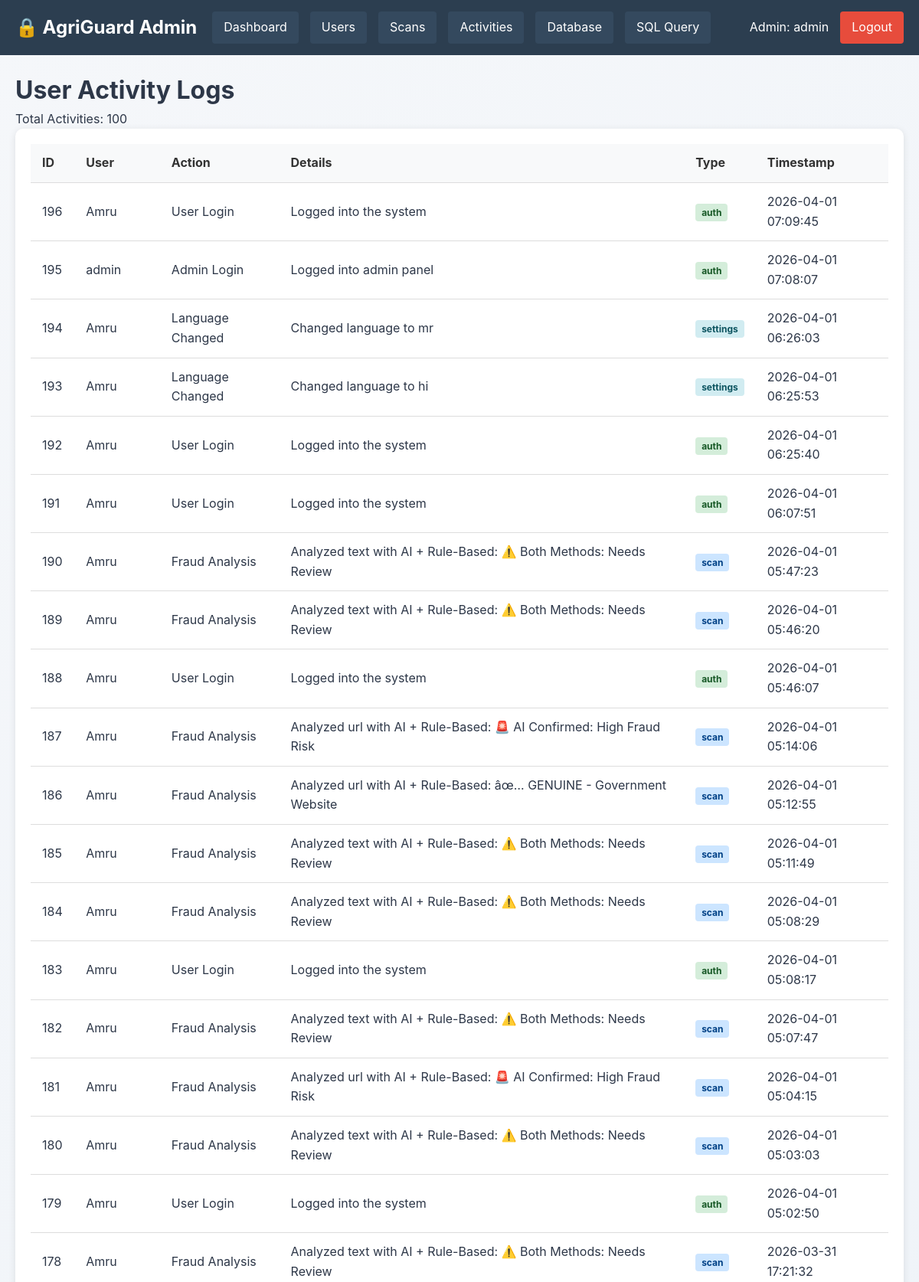
Screenshot of /admin/activities (signed in, upper part) with the database file from the repository.
### tables this page shows
CREATE TABLE user_activity (
                id INTEGER PRIMARY KEY AUTOINCREMENT,
                user_id INTEGER,
                action TEXT,
                details TEXT,
                type TEXT,
                timestamp TIMESTAMP DEFAULT CURRENT_TIMESTAMP,
                FOREIGN KEY (user_id) REFERENCES users(id) ON DELETE CASCADE
            );

CREATE TABLE users(
                id INTEGER PRIMARY KEY AUTOINCREMENT,
                username TEXT UNIQUE NOT NULL,
                email TEXT UNIQUE NOT NULL,
                mobile TEXT UNIQUE NOT NULL,
                password TEXT NOT NULL,
                fullname TEXT,
                location TEXT,
                profile_pic TEXT,
                language TEXT DEFAULT 'en',
                email_notifications BOOLEAN DEFAULT 1,
                account_type TEXT DEFAULT 'standard',
                created_at TIMESTAMP DEFAULT CURRENT_TIMESTAMP,
                reset_token TEXT,
                reset_token_expiry DATETIME
            );

### app.py (the view)
@app.route("/admin/activities")
@admin_required
def admin_activities():
    import sqlite3
    conn = sqlite3.connect("users.db")
    conn.row_factory = sqlite3.Row
    c = conn.cursor()
    c.execute("""
        SELECT a.*, u.username
        FROM user_activity a
        LEFT JOIN users u ON a.user_id = u.id
        ORDER BY a.timestamp DESC
        LIMIT 100
    """)
    activities = []
    for row in c.fetchall():
        activities.append(dict(row))
    conn.close()
    return render_template("admin_activities.html", activities=activities, is_admin=True)

### app.py (called while the page is built)
def admin_required(f):
    @wraps(f)
    def decorated_function(*args, **kwargs):
        if 'user_id' not in session:
            flash("Please login first", "error")
            return redirect(url_for('login_selector'))
        is_admin = (session.get('account_type') == 'admin' or
                   session.get('username') == 'admin')
        if not is_admin:
            flash("Admin access required!", "error")
            return render_template("admin_access.html")
        return f(*args, **kwargs)
    return decorated_function

@app.context_processor
def inject_user():
    is_admin = False
    if 'user_id' in session:
        is_admin = (session.get('account_type') == 'admin' or
                   session.get('username') == 'admin')
    return dict(
        current_user=session.get("username"),
        current_lang=session.get("lang", "en"),
        is_logged_in="user_id" in session,
        is_admin=is_admin,
        current_path=request.path,
        ml_available=ML_AVAILABLE
   )

### templates/admin_activities.html (shortened to what this page needs)
<!DOCTYPE html>
<html lang="en">
<head>
    <link rel="stylesheet" href="{{ url_for('static', filename='css/style.css') }}">
</head>
<body>
    {% include 'admin_navbar.html' %}
    <div class="admin-container">
        <h1>User Activity Logs</h1>
        <p>Total Activities: {{ activities|length }}</p>
        <div class="table-container">
            <table>
                <thead>
                    <tr>
                        <th>ID</th>
                        <th>User</th>
                        <th>Action</th>
                        <th>Details</th>
                        <th>Type</th>
                        <th>Timestamp</th>
                    </tr>
                </thead>
                <tbody>
                    {% for activity in activities %}
                    <tr>
                        <td>{{ activity.id }}</td>
                        <td>{{ activity.username if activity.username else "User #" + activity.user_id|string }}</td>
                        <td>{{ activity.action }}</td>
                        <td>{{ activity.details[:100] }}{% if activity.details|length > 100 %}...{% endif %}</td>
                        <td>
                            <span class="type-badge type-{{ activity.type }}">
                                {{ activity.type }}
                            </span>
                        </td>
                        <td>{{ activity.timestamp }}</td>
                    </tr>
                    {% endfor %}
                </tbody>
            </table>
        </div>
    </div>
</body>
</html>

### static/style.css (style rules this page uses)
* { margin: 0; padding: 0; box-sizing: border-box; }
body { font-family: 'Inter', 'Segoe UI', system-ui, -apple-system, sans-serif; background: linear-gradient(135deg, #f5f7fa 0%, #e4edf5 100%); color: #2d3748; line-height: 1.6; min-height: 100vh; }

### templates/admin_activities.html (style rules this page uses)
.admin-container { padding: 20px; }
.table-container { background: white; border-radius: 10px; padding: 20px; box-shadow: 0 2px 10px rgba(0,0,0,0.1); overflow-x: auto; }
table { width: 100%; border-collapse: collapse; }
th, td { padding: 12px 15px; text-align: left; border-bottom: 1px solid #ddd; }
th { background-color: #f8f9fa; font-weight: bold; color: #333; }
.type-badge { padding: 4px 8px; border-radius: 4px; font-size: 12px; font-weight: bold; }
.type-auth { background-color: #d4edda; color: #155724; }
.type-scan { background-color: #cce5ff; color: #004085; }
.type-settings { background-color: #d1ecf1; color: #0c5460; }

### rows the page displays
user_activity: id "196", username "Amru", action "User Login", details "Logged into the system", type "auth", timestamp "2026-04-01 07:09:45"
user_activity: id "195", username "admin", action "Admin Login", details "Logged into admin panel", type "auth", timestamp "2026-04-01 07:08:07"
user_activity: id "194", username "Amru", action "Language Changed", details "Changed language to mr", type "settings", timestamp "2026-04-01 06:26:03"
user_activity: id "193", username "Amru", action "Language Changed", details "Changed language to hi", type "settings", timestamp "2026-04-01 06:25:53"
user_activity: id "192", username "Amru", action "User Login", details "Logged into the system", type "auth", timestamp "2026-04-01 06:25:40"
user_activity: id "191", username "Amru", action "User Login", details "Logged into the system", type "auth", timestamp "2026-04-01 06:07:51"
user_activity: id "190", username "Amru", action "Fraud Analysis", details "Analyzed text with AI + Rule-Based: ⚠️ Both Methods: Needs Review", type "scan", timestamp "2026-04-01 05:47:23"
user_activity: id "189", username "Amru", action "Fraud Analysis", details "Analyzed text with AI + Rule-Based: ⚠️ Both Methods: Needs Review", type "scan", timestamp "2026-04-01 05:46:20"
user_activity: id "188", username "Amru", action "User Login", details "Logged into the system", type "auth", timestamp "2026-04-01 05:46:07"
user_activity: id "187", username "Amru", action "Fraud Analysis", details "Analyzed url with AI + Rule-Based: 🚨 AI Confirmed: High Fraud Risk", type "scan", timestamp "2026-04-01 05:14:06"
user_activity: id "186", username "Amru", action "Fraud Analysis", details "Analyzed url with AI + Rule-Based: âœ… GENUINE - Government Website", type "scan", timestamp "2026-04-01 05:12:55"
user_activity: id "185", username "Amru", action "Fraud Analysis", details "Analyzed text with AI + Rule-Based: ⚠️ Both Methods: Needs Review", type "scan", timestamp "2026-04-01 05:11:49"
user_activity: id "184", username "Amru", action "Fraud Analysis", details "Analyzed text with AI + Rule-Based: ⚠️ Both Methods: Needs Review", type "scan", timestamp "2026-04-01 05:08:29"
user_activity: id "183", username "Amru", action "User Login", details "Logged into the system", type "auth", timestamp "2026-04-01 05:08:17"
user_activity: id "182", username "Amru", action "Fraud Analysis", details "Analyzed text with AI + Rule-Based: ⚠️ Both Methods: Needs Review", type "scan", timestamp "2026-04-01 05:07:47"
user_activity: id "181", username "Amru", action "Fraud Analysis", details "Analyzed url with AI + Rule-Based: 🚨 AI Confirmed: High Fraud Risk", type "scan", timestamp "2026-04-01 05:04:15"
user_activity: id "180", username "Amru", action "Fraud Analysis", details "Analyzed text with AI + Rule-Based: ⚠️ Both Methods: Needs Review", type "scan", timestamp "2026-04-01 05:03:03"
user_activity: id "179", username "Amru", action "User Login", details "Logged into the system", type "auth", timestamp "2026-04-01 05:02:50"
user_activity: id "178", username "Amru", action "Fraud Analysis", details "Analyzed text with AI + Rule-Based: ⚠️ Both Methods: Needs Review", type "scan", timestamp "2026-03-31 17:21:32"

### other values shown
{{ session.username }} "admin"
{{ activities|length }} "100"
